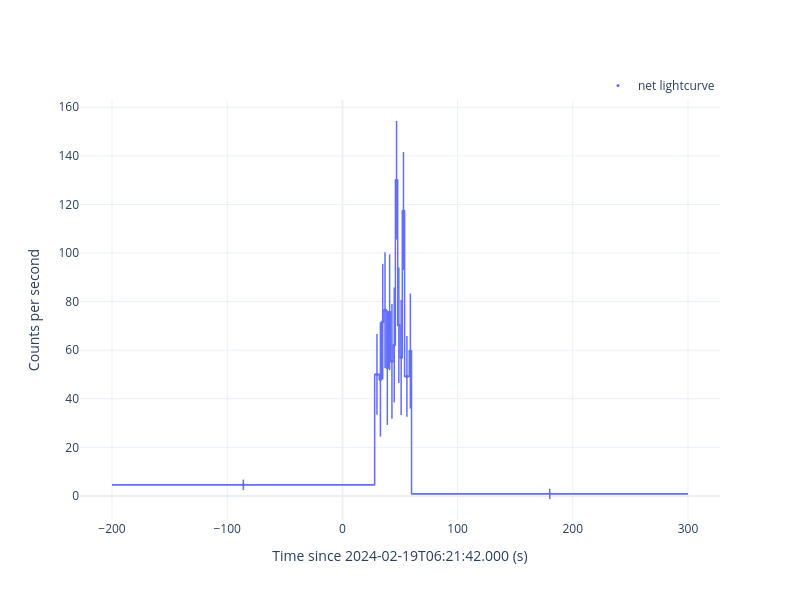

The cell this chart's notebook holds for it:
### Code cell
gbm_tte.extract_rebin_curve(min_sigma=2, savepath='./n9/curve', loglog=False, step=True, show=True)

### Figure 1 — Plotly figure (JSON) as saved in the notebook; plotly's stock layout.template omitted (floating-point values rounded to 4 significant figures)
{"data": [{"error_x": {"array": [114.0, 2.0, 1.0, 1.0, 1.0, 1.0, 1.0, 1.0, 1.0, 1.0, 1.0, 1.0, 1.0, 2.0, 1.0, 120.0], "thickness": 1.5, "type": "data", "width": 0}, "error_y": {"array": [2.151, 16.65, 23.53, 23.78, 23.83, 23.58, 23.83, 23.62, 23.69, 24.4, 23.78, 23.64, 24.27, 16.66, 23.68, 2.121], "thickness": 1.5, "type": "data", "width": 0}, "marker": {"color": "#636EFA", "size": 3, "symbol": "circle"}, "mode": "markers", "name": "net lightcurve", "showlegend": true, "type": "scatter", "x": [-86.0, 30.0, 33.0, 35.0, 37.0, 39.0, 41.0, 43.0, 45.0, 47.0, 49.0, 51.0, 53.0, 56.0, 59.0, 180.0], "y": [4.592, 50.05, 47.97, 71.75, 76.54, 52.82, 75.6, 55.38, 62.17, 129.9, 70.23, 57.02, 117.3, 49.22, 59.65, 0.8718]}, {"line": {"color": "#636EFA", "width": 1.5}, "mode": "lines", "showlegend": false, "type": "scatter", "x": [-200.0, 28.0, 28.0, 32.0, 32.0, 34.0, 34.0, 36.0, 36.0, 38.0, 38.0, 40.0, 40.0, 42.0, 42.0, 44.0, 44.0, 46.0, 46.0, 48.0, 48.0, 50.0, 50.0, 52.0, 52.0, 54.0, 54.0, 58.0, 58.0, 60.0, 60.0, 300.0], "y": [4.592, 4.592, 50.05, 50.05, 47.97, 47.97, 71.75, 71.75, 76.54, 76.54, 52.82, 52.82, 75.6, 75.6, 55.38, 55.38, 62.17, 62.17, 129.9, 129.9, 70.23, 70.23, 57.02, 57.02, 117.3, 117.3, 49.22, 49.22, 59.65, 59.65, 0.8718, 0.8718]}], "layout": {"height": 600, "legend": {"x": 1, "xanchor": "right", "y": 1, "yanchor": "bottom"}, "width": 800, "xaxis": {"title": {"text": "Time since 2024-02-19T06:21:42.000 (s)"}}, "yaxis": {"title": {"text": "Counts per second"}}}}
